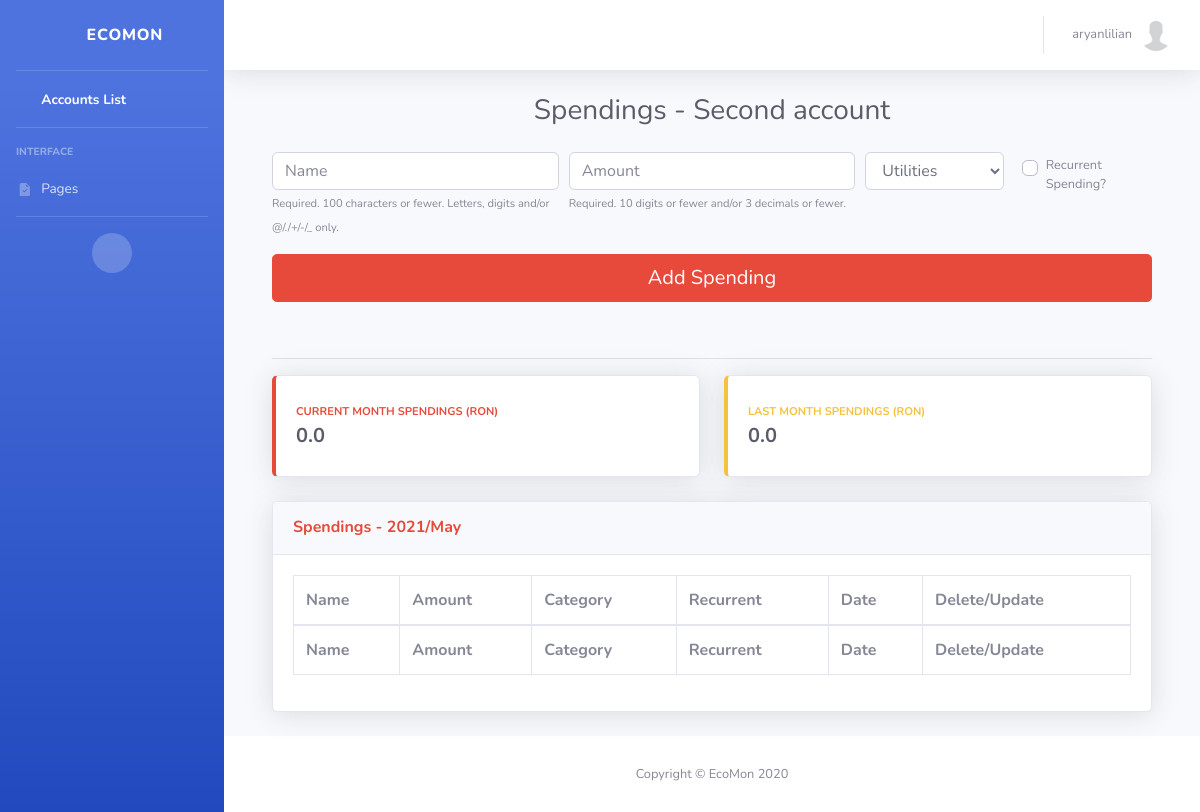
Screenshot of /users/spendings/new/13/ (signed in) with the database file from the repository.
### users/models.py (models this page shows, shortened)
class User(AbstractUser):
    email = models.EmailField(_('Email'), null=False, blank=False, unique=True)
    first_name = models.CharField(_('First Name'), max_length=100, null=False, blank=False)
    last_name = models.CharField(_('Last Name'), max_length=100, null=False, blank=False)
    birth_date = models.DateField(_('Birth Date'), auto_now_add=False, null=True, blank=True)
    phone_number = PhoneNumberField(_('Phone Number'), null=True, blank=True, unique=True)
    email_verified = models.BooleanField(_('Email Verified'), default=False)
    pro_membership = models.BooleanField(_('Pro Membership'), default=False)
    phone_number_verified = models.BooleanField(_('Phone Number Verified'), default=False)
    send_marketing_emails = models.BooleanField(_('Send marketing emails'), default=False)
    accept_terms_conditions_and_security_policy = models.BooleanField(
        _('Accept Terms and Conditions, Data Security Policy'),
        default=False
    )

class Profile(models.Model):
    class Currency(models.TextChoices):
        AED = 'AED', _('AED')
        AUD = 'AUD', _('AUD')
        BRL = 'BRL', _('BRL')
        CAD = 'CAD', _('CAD')
        CHF = 'CHF', _('CHF')
        CLP = 'CLP', _('CLP')
        CNY = 'CNY', _('CNY')
        COP = 'COP', _('COP')
        CZK = 'CZK', _('CZK')
        DKK = 'DKK', _('DKK')
        EUR = 'EUR', _('EUR')
        GBP = 'GBP', _('GBP')
        HKD = 'HKD', _('HKD')
        HUF = 'HUF', _('HUF')
        IDR = 'IDR', _('IDR')
        ILS = 'ILS', _('ILS')
        INR = 'INR', _('INR')
        JPY = 'JPY', _('JPY')
        KRW = 'KRW', _('KRW')
        MDL = 'MDL', _('MDL')
        MXN = 'MXN', _('MXN')
        MYR = 'MYR', _('MYR')
        NOK = 'NOK', _('NOK')
        NZD = 'NZD', _('NZD')
        PHP = 'PHP', _('PHP')
        PLN = 'PLN', _('PLN')
        RON = 'RON', _('RON')
        RUB = 'RUB', _('RUB')
        SAR = 'SAR', _('SAR')
        SEK = 'SEK', _('SEK')
        SGD = 'SGD', _('SGD')
        THB = 'THB', _('THB')
        TRY = 'TRY', _('TRY')
        TWD = 'TWD', _('TWD')
        USD = 'USD', _('USD')
        ZAR = 'ZAR', _('ZAR')
    user = models.OneToOneField(User, on_delete=models.CASCADE)
    image = models.ImageField(_('Avatar'), default='default.jpg', upload_to='profile_pics')
    description = models.TextField(_('Description'), null=True, blank=True)
    created_date = models.DateTimeField(_('Created Date/Time'), auto_now_add=True)
    updated_date = models.DateTimeField(_('Updated Date/Time'), auto_now=True)
    currency = models.CharField(
        _('Currency'), max_length=3, choices=Currency.choices, default=Currency.USD
    )

class Account(models.Model):
    class Currency(models.TextChoices):
        AED = 'AED', _('AED')
        AUD = 'AUD', _('AUD')
        BRL = 'BRL', _('BRL')
        CAD = 'CAD', _('CAD')
        CHF = 'CHF', _('CHF')
        CLP = 'CLP', _('CLP')
        CNY = 'CNY', _('CNY')
        COP = 'COP', _('COP')
        CZK = 'CZK', _('CZK')
        DKK = 'DKK', _('DKK')
        EUR = 'EUR', _('EUR')
        GBP = 'GBP', _('GBP')
        HKD = 'HKD', _('HKD')
        HUF = 'HUF', _('HUF')
        IDR = 'IDR', _('IDR')
        ILS = 'ILS', _('ILS')
        INR = 'INR', _('INR')
        JPY = 'JPY', _('JPY')
        KRW = 'KRW', _('KRW')
        MDL = 'MDL', _('MDL')
        MXN = 'MXN', _('MXN')
        MYR = 'MYR', _('MYR')
        NOK = 'NOK', _('NOK')
        NZD = 'NZD', _('NZD')
        PHP = 'PHP', _('PHP')
        PLN = 'PLN', _('PLN')
        RON = 'RON', _('RON')
        RUB = 'RUB', _('RUB')
        SAR = 'SAR', _('SAR')
        SEK = 'SEK', _('SEK')
        SGD = 'SGD', _('SGD')
        THB = 'THB', _('THB')
        TRY = 'TRY', _('TRY')
        TWD = 'TWD', _('TWD')
        USD = 'USD', _('USD')
        ZAR = 'ZAR', _('ZAR')
    class Category(models.TextChoices):
        PERSONAL = _('Personal')
        WORK = _('Work')
        INVESTMENTS = _('Investments')
        CHILDREN = _('Children')
        OTHER = _('Other')
    user = models.ForeignKey(User, on_delete=models.CASCADE)
    name = models.CharField(_('Name'), max_length=200, unique=True)
    created_date = models.DateTimeField(_('Created Date/Time'), auto_now_add=True)
    updated_date = models.DateTimeField(_('Updated Date/Time'), auto_now=True)
    category = models.CharField(
        _('Category'), max_length=11, choices=Category.choices, default=Category.PERSONAL
    )
    currency = models.CharField(
        _('Currency'), max_length=3, choices=Currency.choices, default=Currency.USD
    )

### users/views.py (the view)
# urls.py: path('spendings/new/<int:pk>/', SpendingsCreateListView.as_view(), name='spendings'),
class SpendingsCreateListView(LoginRequiredMixin, ObjectCreateListViewMixin):
    model = Spending
    form_class = SpendingCreateForm
    model_name = template_titles['spendings_title']
    color = 'danger'

### users/forms.py (shortened to what this page needs)
class SpendingCreateForm(forms.ModelForm):
    name = forms.CharField(
        max_length=50,
        label='Name',
        help_text=help_texts['obj_name']
    )
    amount = forms.DecimalField(
        max_digits=10,
        decimal_places=3,
        label='Amount',
        help_text=help_texts['obj_amount']
    )
    recurrent = forms.BooleanField(required=False, label='Recurrent?')
    class Meta:
        model = Spending
        exclude = [
            'user',
            'account',
            'created_date'
        ]

### common/utils.py (called while the page is built)
def assembly(obj):
    return round(sum(i.amount for i in obj), 2)

def check_recurrent_or_new(user, objs, model, account):
    for item in objs:
        date_test = item.created_date.month == 12
        date = datetime(
            item.created_date.year + 1 if date_test else item.created_date.year,
            1 if date_test else item.created_date.month + 1, item.created_date.day,
            item.created_date.hour, item.created_date.minute, item.created_date.second,
            item.created_date.microsecond
        )
        obj,created = model.objects.get_or_create(
            user=user, account=account, name=item.name, amount=item.amount,
            created_date=date, category=item.category, recurrent=True
        )

### templates/users/create-update-list-objects.html (shortened to what this page needs)
{% extends 'users/base.html' %}
{% block content %}
	<div class="container">
		{% if '/users/incomes/new/' in request.get_full_path or '/users/spendings/new/' in request.get_full_path or '/users/incomes/update/' in request.get_full_path or '/users/spendings/update/' in request.get_full_path %}
			{% include 'users/components/create-update-incomes-and-spendings-form.html' %}
		{% else %}
			{% include 'users/components/create-update-accounts-form.html' %}
		{% endif %}
		<br>
		<hr>
		{% if '/users/incomes/new/' in request.get_full_path or '/users/spendings/new/' in request.get_full_path or '/users/incomes/update/' in request.get_full_path or '/users/spendings/update/' in request.get_full_path %}
			<div class="row">
				<div class="col-xl-6 col-md-6 mb-4">
			        <div class="card border-left-{{ color }} shadow h-100 py-2">
			            <div class="card-body">
			                <div class="row no-gutters align-items-center">
			                    <div class="col mr-2">
			                        <div class="text-xs font-weight-bold text-{{ color }} text-uppercase mb-1">Current Month {{ title }} ({{ currency }})</div>
			                        <div class="h5 mb-0 font-weight-bold text-gray-800">{% if total_sum %}{{ total_sum }}{% else %}0.0{% endif %}</div>
			                    </div>
			                    <div class="col-auto">
			                        <i class="fas {% if title == 'Incomes' %} fa-wallet {% elif title == 'Spendings' %} fa-credit-card {% endif %} fa-2x text-gray-300"></i>
			                    </div>
			                </div>
			            </div>
			        </div>
			    </div>
			    <div class="col-xl-6 col-md-6 mb-4">
			        <div class="card border-left-warning shadow h-100 py-2">
			            <div class="card-body">
			                <div class="row no-gutters align-items-center">
			                    <div class="col mr-2">
			                        <div class="text-xs font-weight-bold text-warning text-uppercase mb-1">Last Month {{ title }} ({{ currency }})</div>
			                        <div class="h5 mb-0 font-weight-bold text-gray-800">{% if total_sum_last_month %}{{ total_sum_last_month }}{% else %}0.0{% endif %}</div>
			                    </div>
			                    <div class="col-auto">
			                        <i class="fas {% if title == 'Incomes' %} fa-wallet {% elif title == 'Spendings' %} fa-credit-card {% endif %} fa-2x text-gray-300"></i>
			                    </div>
			                </div>
			            </div>
			        </div>
			    </div>
			</div>
		{% endif %}
		{% if '/users/spendings/new/' in request.get_full_path or '/users/spendings/update/' in request.get_full_path %}
			{% include 'users/components/spendings-list-table.html' %}
		{% else %}
			{% include 'users/components/incomes-or-accounts-list-table.html' %}
		{% endif  %}
	</div>
{% endblock %}

### templates/users/base.html (shortened to what this page needs)
{% load static %}
<!DOCTYPE html>
<html lang="en">
<head>
    <link href="{% static 'vendor/fontawesome-free/css/all.min.css' %}" rel="stylesheet" type="text/css">
    <link href="{% static 'css/sb-admin-2.min.css' %}" rel="stylesheet" type="text/css">
    <link href="{% static 'vendor/datatables/dataTables.bootstrap4.min.css' %}" rel="stylesheet" type="text/css">
</head>
<body id="page-top">
    <div id="wrapper">
        <ul class="navbar-nav bg-gradient-primary sidebar sidebar-dark accordion" id="accordionSidebar">
            <a class="sidebar-brand d-flex align-items-center justify-content-center" href="{% url 'accounts' %}">
                <div class="sidebar-brand-icon rotate-n-15">
                    <i class="fas fa-laugh-wink"></i>
                </div>
                <div class="sidebar-brand-text mx-3">EcoMon</div>
            </a>
            <hr class="sidebar-divider my-0">
            <li class="nav-item active">
                <a class="nav-link" href="{% url 'accounts' %}">
                    <span>Accounts List</span></a>
            </li>
            <hr class="sidebar-divider">
            <div class="sidebar-heading">
                Interface
            </div>
            <li class="nav-item">
                <a class="nav-link collapsed" href="#" data-toggle="collapse" data-target="#collapseTwo"
                    aria-expanded="true" aria-controls="collapseTwo">
                    <i class="fas fa-fw">
                    </i>
                    <span>Pages</span>
                </a>
            </li>
            <hr class="sidebar-divider">
            <div class="text-center d-none d-md-inline">
                <button class="rounded-circle border-0" id="sidebarToggle"></button>
            </div>
        </ul>
        <div id="content-wrapper" class="d-flex flex-column">
            <div id="content">
                <nav class="navbar navbar-expand navbar-light bg-white topbar mb-4 static-top shadow">
                    <ul class="navbar-nav ml-auto">
                        <li class="nav-item dropdown no-arrow">
                            <a class="nav-link dropdown-toggle" href="#" id="userDropdown" role="button"
                                data-toggle="dropdown" aria-haspopup="true" aria-expanded="false">
                                <span class="mr-2 d-none d-lg-inline text-gray-600 small">{{ user.username }}</span>
                                <img class="img-profile rounded-circle" src="{{ user.profile.image.url }}">
                            </a>
                        </li>
                    </ul>
                </nav>
                <div class="container-fluid">
                    <div class="d-sm-flex align-items-center justify-content-center mb-4">
                        <h1 class="h3 mb-0 text-gray-800">{{ title }}{% if account %} - {{ account.name }}{% endif %}</h1>
                    </div>
                    {% block content %}
                    {% endblock %}
                </div>
            </div>
            <footer class="sticky-footer bg-white">
                <div class="container my-auto">
                    <div class="copyright text-center my-auto">
                        <span>Copyright &copy; EcoMon 2020</span>
                    </div>
                </div>
            </footer>
        </div>
    </div>
</body>
</html>

### templates/users/components/create-update-incomes-and-spendings-form.html (shortened to what this page needs)
{% load widget_tweaks %}
<form id="form-center" method="POST">
    <div class="form-row">
        <div class="form-group col-md-4">
            {% if not user.email_verified %}
                {% render_field form.name class="form-control" placeholder=form.name.label readonly=True %}
            {% else %}
                {% render_field form.name class="form-control" placeholder=form.name.label %}
            {% endif %}
            {% if not form.name.errors %}
                <small class="text-xs font-weight text-secondary">{{ form.name.help_text }}</small>
            {% endif %}
        </div>
        <div class="form-group col-md-4">
            {% if not user.email_verified %}
                {% render_field form.amount class="form-control" placeholder=form.amount.label readonly=True %}
            {% else %}
                {% render_field form.amount class="form-control" placeholder=form.amount.label %}
            {% endif %}
            {% if not form.amount.errors %}
                <small class="text-xs font-weight text-secondary">{{ form.amount.help_text }}</small>
            {% endif %}
        </div>
        <div class="form-group col-md-2">
            {% if not user.email_verified %}
                {% render_field form.category class="form-control" disabled=True %}
            {% else %}
                {% render_field form.category class="form-control" %}
            {% endif %}
        </div>
        <div class="form-group col-md-2">
            <div class="custom-control custom-checkbox small">
                <label class="custom-control-label ml-2 mt-1" for="recurrentObject">Recurrent {{ title|slice:':-1' }}?</label>
            </div>
        </div>
        <div class="form-group col-md-12">
            <input type="submit" class="btn btn-{{ color }} btn-lg btn-block" {% if not user.email_verified %}disabled{% endif %}
            value="{% if '/users/incomes/new/' in request.get_full_path or '/users/spendings/new/' in request.get_full_path %}Add {{ title|slice:':-1' }}{% else %}Update{% endif %}">
        </div>
    </div>
</form>

### rows the page displays
User: username "aryanlilian", profile.image (placeholder picture), email_verified "Add Spending"
Account: name "Second account", currency "RON"

### other values shown
{{ title }} "Spendings"
{{ title|slice:':-1' }} "Spending"
{{ title }} "SPENDINGS"
{{ date|date:"Y/M" }} "2021/May"
